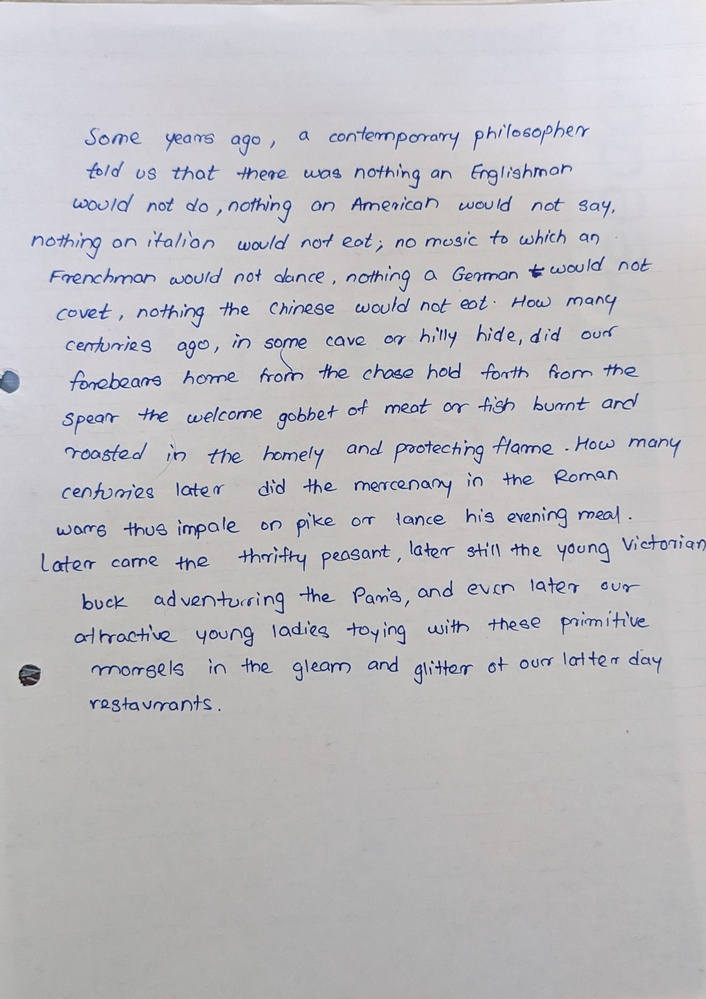
#> input picture htr/data/page.jpg, 706 x 999 px, shrunk from 2216 x 3133 before the run, found by its file name
$ python ExtractImages.py
#> lines starting #> are read from the running program, lines starting #| are printed output that depends on the picture; after the words box and inside, x2 and y2 are one past the last pixel; in counts of white or black regions, pixels touching at a corner belong together
# Program to extract images from paragraph or line and save those under extracted folder.

import cv2
import os

def captch_ex(file_name,saveFolder ):

    img = cv2.imread(file_name)
#> img is the input picture: shape (999, 706, 3); mean B, G, R 192.5, 188.6, 189.4
    alpha = 1.5 # Contrast control
    beta = 10 # Brightness control

    # call convertScaleAbs function
    img = cv2.convertScaleAbs(img, alpha=alpha, beta=beta)

    img_final = cv2.imread(file_name)
    img2gray = cv2.cvtColor(img, cv2.COLOR_BGR2GRAY)
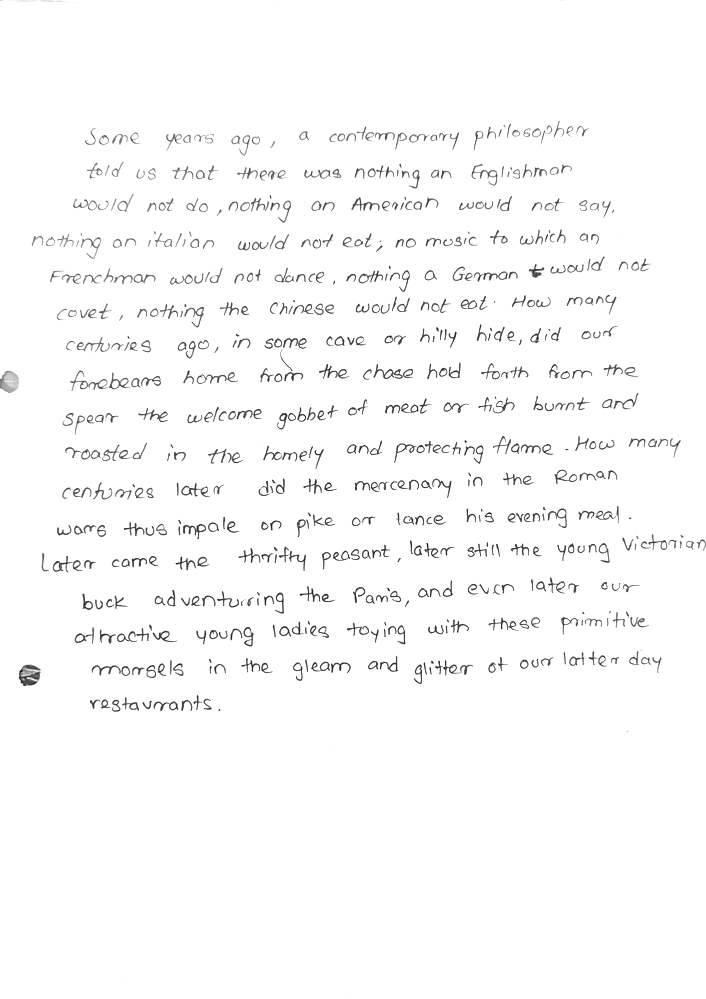
#> img2gray: shape (999, 706); min 14, max 255, mean 249.8
    ret, mask = cv2.threshold(img2gray, 180, 255, cv2.THRESH_BINARY)
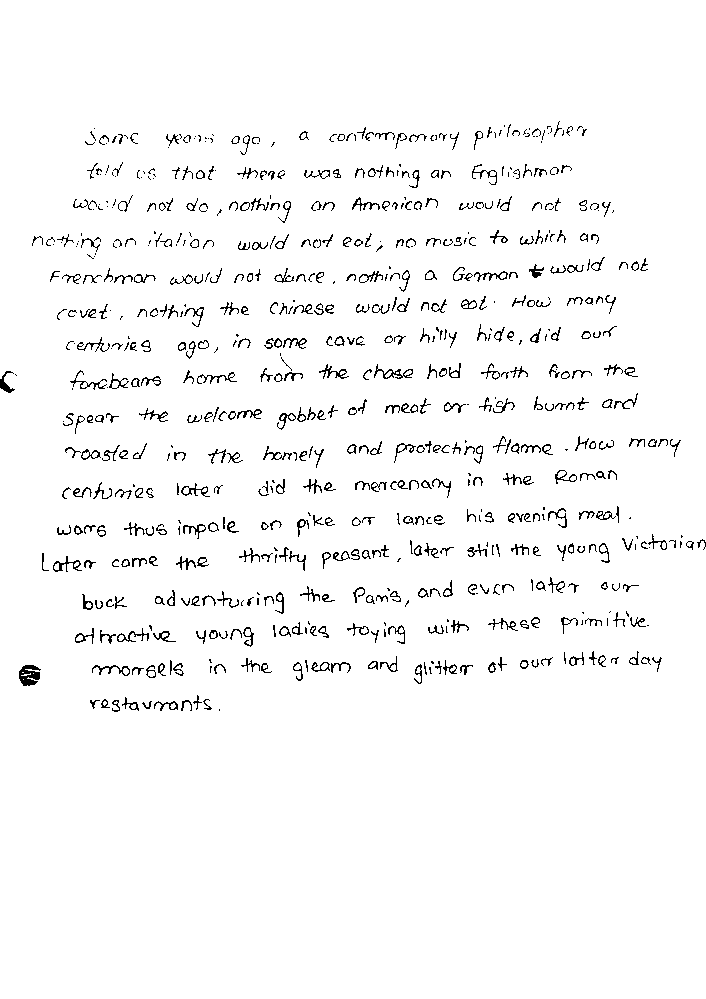
#> mask: shape (999, 706); 96.8% white; black in thin lines or dots, all inside (x1, y1, x2, y2) = (0, 121, 706, 712)
    image_final = cv2.bitwise_and(img2gray, img2gray, mask=mask)
    ret, new_img = cv2.threshold(image_final, 180, 255, cv2.THRESH_BINARY_INV)  # for black text , cv.THRESH_BINARY_INV
    '''
            line  8 to 12  : Remove noisy portion
    '''
    kernel = cv2.getStructuringElement(cv2.MORPH_CROSS, (6,
                                                         6))  # to manipulate the orientation of dilution , large x means horizonatally dilating  more, large y means vertically dilating more
    dilated = cv2.dilate(new_img, kernel, iterations=6)  # dilate , more the iteration more the dilation
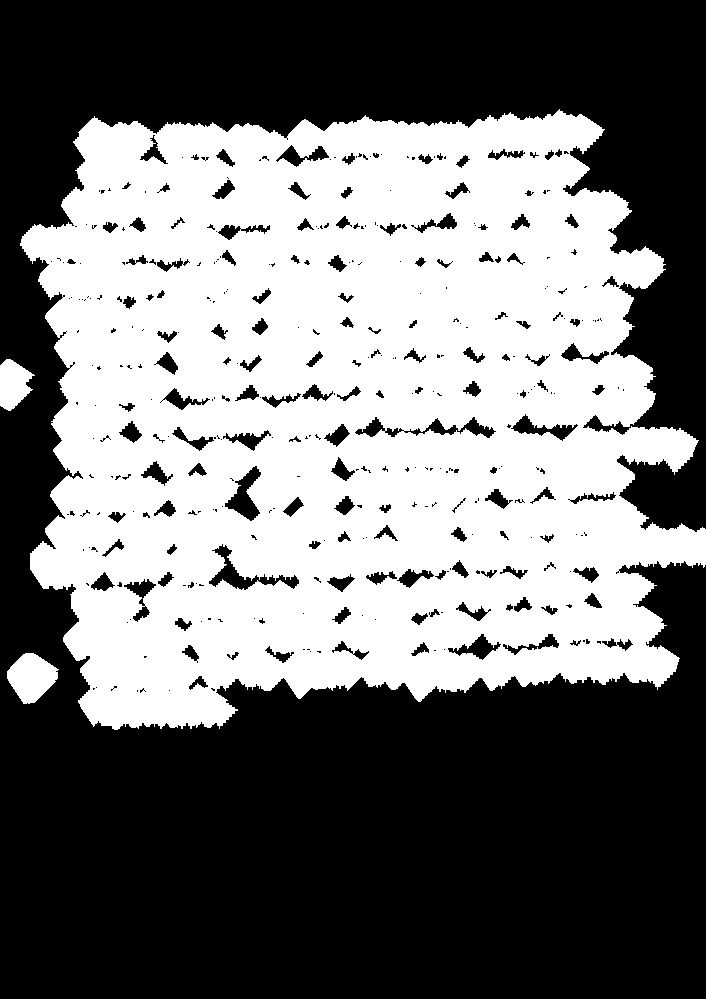
#> dilated: shape (999, 706); 44.6% white; 3 white regions


    contours, hierarchy = cv2.findContours(dilated, cv2.RETR_EXTERNAL, cv2.CHAIN_APPROX_NONE)  # findContours returns 3 variables for getting contours
#> contours = 3 contours; box (x1, y1, x2, y2) and area: (20, 109, 706, 730) 331557, (7, 653, 59, 704) 1666, (0, 359, 35, 411) 1148
    index = 0

    for contour in contours:
        # get rectangle bounding contour
        [x, y, w, h] = cv2.boundingRect(contour)

        # Don't plot small false positives that aren't text
        if w < 35 and h < 35:
            continue

        # draw rectangle around contour on original image
        cv2.rectangle(img, (x, y), (x + w, y + h), (255, 0, 255), 2)

        cropped = img_final[y+1 :y +  h +1, x +1: x + w+1]

        s = saveFolder + '/crop_' + str(index) + '.jpg'
        print(s)
        # cv2.imshow(s,cropped)
        cv2.waitKey()
        cv2.imwrite(s, cropped)
        index = index + 1
#> this loop made 3 passes
#> (x, y, w, h) on passes 1 to 3: (7, 653, 52, 51), (0, 359, 35, 52), (20, 109, 686, 621)
#| D:/Useful/Python/Projects/BEProject/htr/extractedPage/crop_0.jpg
#| D:/Useful/Python/Projects/BEProject/htr/extractedPage/crop_1.jpg
#| D:/Useful/Python/Projects/BEProject/htr/extractedPage/crop_2.jpg
#> pass 1, in captch_ex, `cropped = img_final[y+1 :y +  h +1, x +1: x + w+1]`:
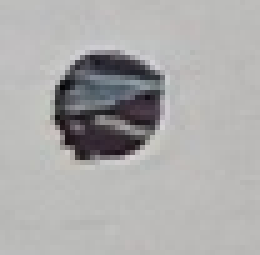
#> cropped: shape (51, 52, 3) (shown 5 times larger); mean B, G, R 171, 171.4, 172.2
#> pass 2, in captch_ex, `cropped = img_final[y+1 :y +  h +1, x +1: x + w+1]`:
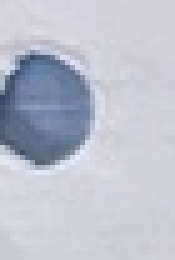
#> cropped: shape (52, 35, 3) (shown 5 times larger); mean B, G, R 204.6, 192.5, 189.1
#> pass 3, in captch_ex, `cropped = img_final[y+1 :y +  h +1, x +1: x + w+1]`:
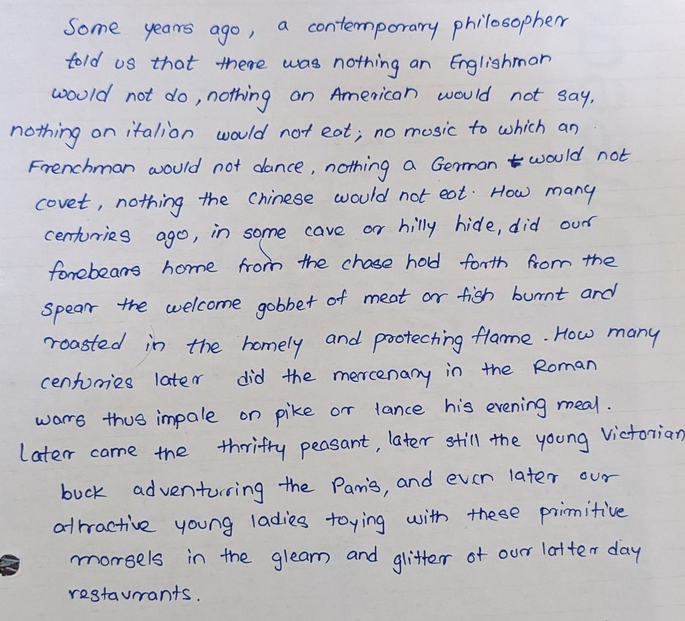
#> cropped: shape (621, 685, 3); mean B, G, R 193.6, 188.5, 189.3
#> after the loop:
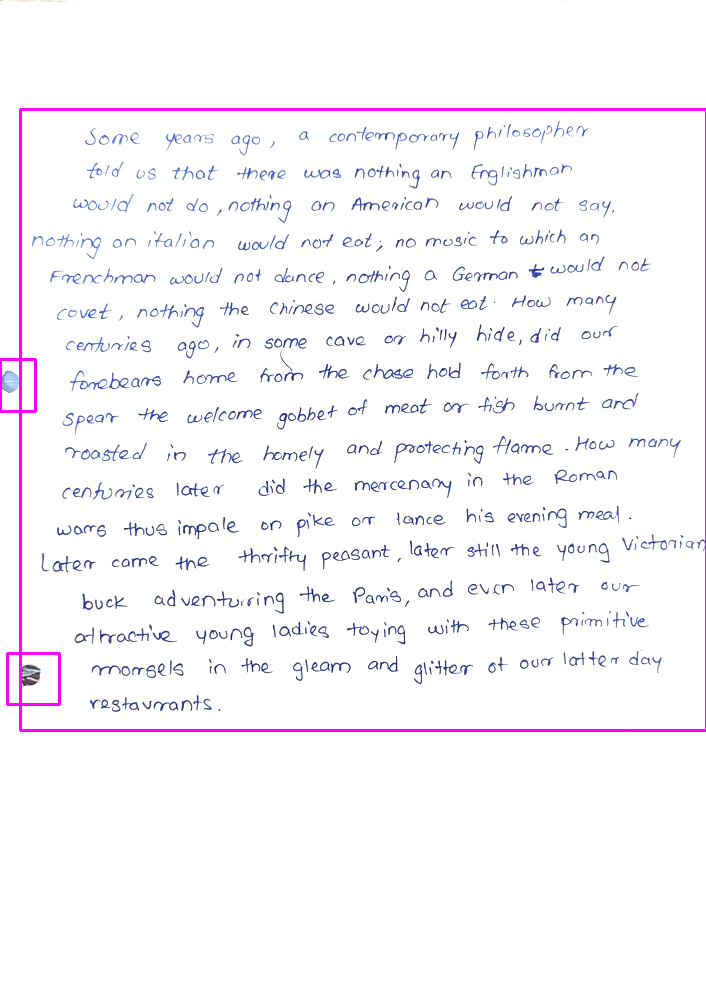
#> img: shape (999, 706, 3); mean B, G, R 251.9, 247, 249.3
#> after the loop, index = 3

    # write original image with added contours to disk


file_name = r'D:/Useful/Python/Projects/BEProject/htr/data/page.jpg'
saveFolder = r'D:/Useful/Python/Projects/BEProject/htr/extractedPage'

captch_ex(file_name, saveFolder)

# [7 lines of commented-out code are left out]
